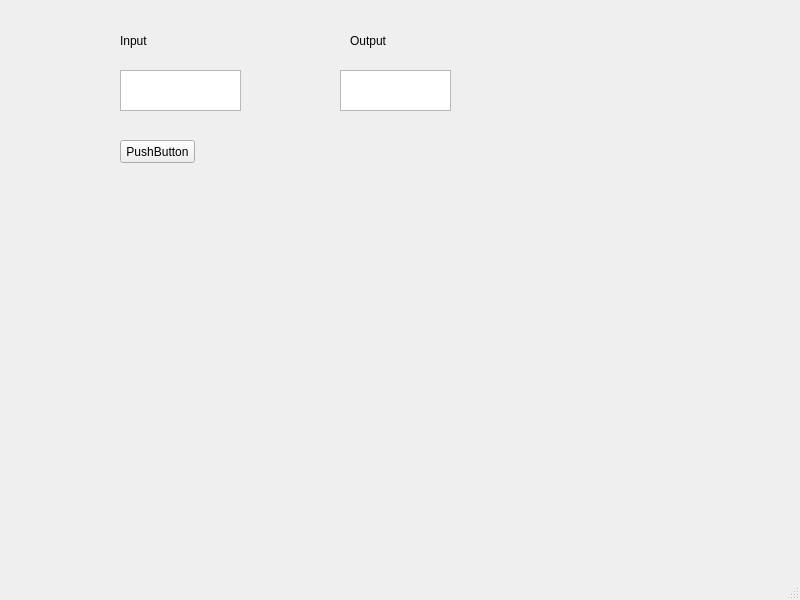
<?xml version="1.0" encoding="UTF-8"?>
<ui version="4.0">
 <class>MainWindow</class>
 <widget class="QMainWindow" name="MainWindow">
  <property name="geometry">
   <rect>
    <x>0</x>
    <y>0</y>
    <width>800</width>
    <height>600</height>
   </rect>
  </property>
  <property name="windowTitle">
   <string>MainWindow</string>
  </property>
  <widget class="QWidget" name="centralwidget">
   <widget class="QTextEdit" name="input">
    <property name="geometry">
     <rect>
      <x>120</x>
      <y>70</y>
      <width>121</width>
      <height>41</height>
     </rect>
    </property>
   </widget>
   <widget class="QTextEdit" name="output">
    <property name="geometry">
     <rect>
      <x>340</x>
      <y>70</y>
      <width>111</width>
      <height>41</height>
     </rect>
    </property>
   </widget>
   <widget class="QLabel" name="label_2">
    <property name="geometry">
     <rect>
      <x>350</x>
      <y>25</y>
      <width>111</width>
      <height>31</height>
     </rect>
    </property>
    <property name="text">
     <string>Output</string>
    </property>
   </widget>
   <widget class="QLabel" name="label">
    <property name="geometry">
     <rect>
      <x>120</x>
      <y>25</y>
      <width>121</width>
      <height>31</height>
     </rect>
    </property>
    <property name="text">
     <string>Input</string>
    </property>
   </widget>
   <widget class="QPushButton" name="capital">
    <property name="geometry">
     <rect>
      <x>120</x>
      <y>140</y>
      <width>75</width>
      <height>23</height>
     </rect>
    </property>
    <property name="text">
     <string>PushButton</string>
    </property>
   </widget>
  </widget>
  <widget class="QMenuBar" name="menubar">
   <property name="geometry">
    <rect>
     <x>0</x>
     <y>0</y>
     <width>800</width>
     <height>21</height>
    </rect>
   </property>
  </widget>
  <widget class="QStatusBar" name="statusbar"/>
 </widget>
 <resources/>
 <connections/>
</ui>
